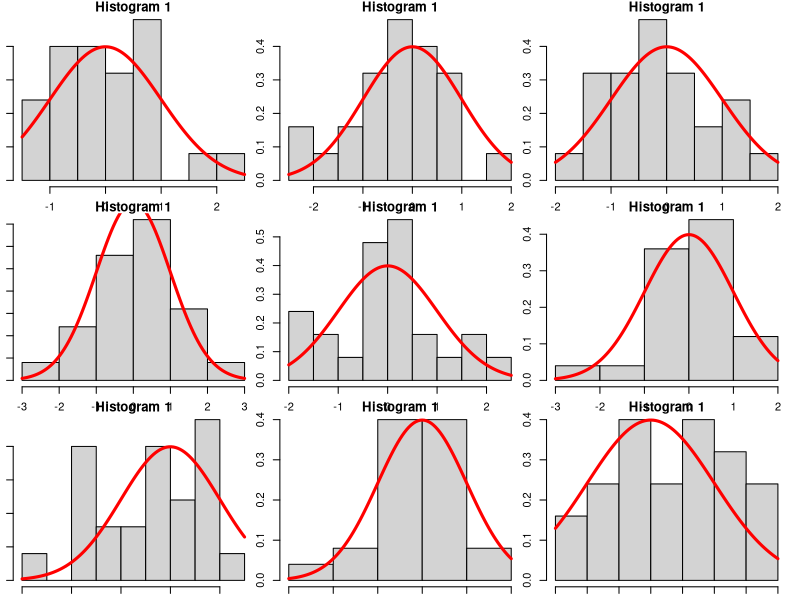
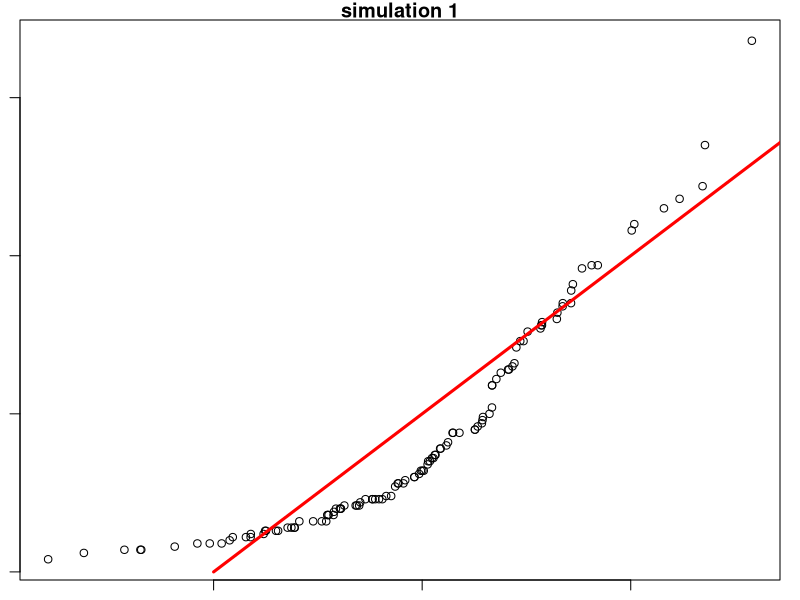
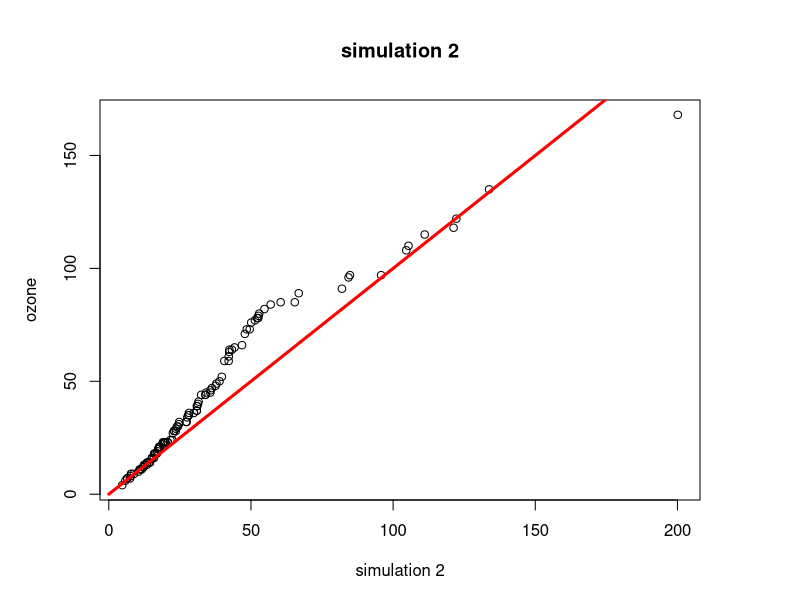

The R source for these figures, in order: (Note: this script raises an error after producing the figures.)
# Ch 10

# Exercise 1
par(mfrow = c(3,3), mar = c(1,1,1,1))
    
set.seed(779)
for(i in 1:9){
  hist(rnorm(25), probability = TRUE, main = paste("Histogram",1))
  curve(dnorm,add = TRUE,col = "red",lwd = 3)
}

# Exercise 2
par(mfrow = c(1,1))
my_ozone <- airquality$Ozone[!is.na(airquality$Ozone) & airquality$Ozone>1]
mean_1 <- mean(my_ozone)
sd_1 <- sd(my_ozone)
par()
length(my_ozone)
set.seed(55789)
simu_1 <- rnorm(length(my_ozone), mean = mean_1, sd = sd_1)
qqplot(simu_1, my_ozone, xlab = "simulation 1", ylab = "ozone", main = "simulation 1")
lines(0:200,0:200,type="l",lwd=3,col="red")
dnorm
mean_2 <- mean(log(my_ozone))
sd_2 <- sd(log(my_ozone))

par(mar = c(5,5,5,5))
set.seed(8942)
simu_2 <- rnorm(length(my_ozone), mean = mean_2, sd = sd_2)
qqplot(exp(simu_2), my_ozone, xlab = "simulation 2", ylab = "ozone", main = "simulation 2")
lines(0:200,0:200,type="l",lwd=3,col="red")

# Lab
dat <- Lab10
table(dat$Genotype)
ba <- dat$systolic.bp[dat$Genotype == "BA"]
bb <- dat$systolic.bp[dat$Genotype == "BB"]
test_result <- t.test(ba, bb)
test_result
hist(ba, probability = TRUE)
curve(dnorm,add = TRUE,col = "red",lwd = 3)
hist(bb, probability = TRUE)
runif(26)
set.seed(1234)

n1 <- length(ba)

sim <- function(){
  my_new_data <- dat
  my_new_data$Genotype <- "BB"
  index_temp <- sample(1:50, 26)  
  my_new_data$Genotype[index_temp] <- "BA"
  new_data1 <- my_new_data$systolic.bp[my_new_data$Genotype=="BA"]
  new_data2 <- my_new_data$systolic.bp[my_new_data$Genotype=="BB"]
  res <- t.test(new_data1,new_data2)$p.value
  res
}
set.seed(554)
run_times = 100000
my_t_test <- replicate(run_times, sim())
length(my_t_test[my_t_test>test_result])/run_times
